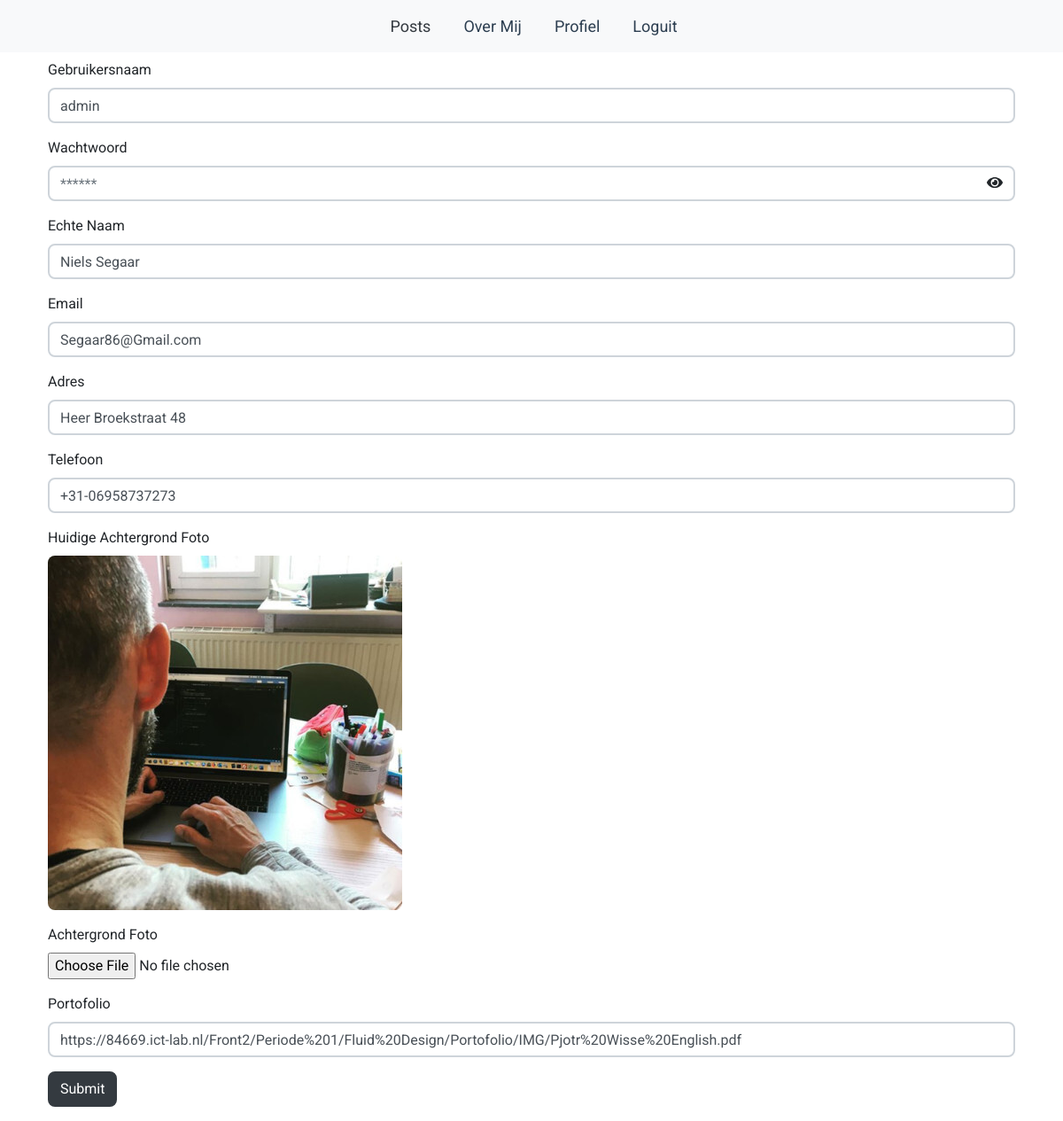
/admin/profile.php, run on the app's committed database.
### tables this page shows
CREATE TABLE `users` (
  `id` int(2) NOT NULL,
  `username` varchar(32) NOT NULL,
  `password` varchar(64) NOT NULL,
  `profile` text NOT NULL,
  `openname` text NOT NULL,
  `adres` text NOT NULL,
  `phone` text NOT NULL,
  `email` text NOT NULL,
  `porto` text NOT NULL
);

### admin/profile.php (the view, shortened to what this page needs)
<?php
require("../php/database.php");
if($stmt = $conn->prepare("SELECT `username`, `openname`, `profile`, `email`, `adres`, `phone`, `porto` FROM `users` WHERE id = 1")) {
    $stmt->execute();
    $stmt->store_result();
    if ($stmt->num_rows > 0) {
        $stmt->bind_result($uname, $open, $prof, $email, $adres, $phone, $porto);
    }
}
?>
<!doctype html>
<html lang="en">
<head>
    <?php require("style.php"); ?>
</head>
<body>
<?php require("navbar.php"); ?>
<div class="container mt-2">
        <form method="POST" action="../php/changeprofile.php">
        <div class="form-group">
                <label for="username">Gebruikersnaam</label>
                <input type="text" class="form-control rounded" name="username" id="username" value="<?php echo $uname; ?>" required>
            </div>
            <div class="form-group">
                    <label>Wachtwoord</label>
                    <input name="password" id="password" lenght="32" class="form-control rounded" placeholder="******" type="password" required value="<?php echo $_SESSION['wachtwoord']?>">
                    <button id="showitbtn" class="btn" type="button"><i id="eyes" class="fas fa-eye"></i>
                    </button>
                </div>
            <div class="form-group">
                <label for="openname">Echte Naam</label>
                <input type="text" class="form-control rounded" name="openname" id="openname" value="<?php echo $open; ?>" required>
            </div>
            <div class="form-group">
                <label for="email">Email</label>
                <input type="email" class="form-control rounded" name="email" id="email" value="<?php echo $email; ?>" required>
            </div>
            <div class="form-group">
                <label for="adres">Adres</label>
                <input type="text" class="form-control rounded" name="adres" id="adres" value="<?php echo $adres; ?>" required>
            </div>
            <div class="form-group">
                <label for="phone">Telefoon</label>
                <input type="text" class="form-control rounded" name="phone" id="phone" value="<?php echo $phone; ?>" required>
            </div>
            <div class="form-group">
                <label for="foto">Huidige Achtergrond Foto</label><br>
                <input hidden="1" readonly="1" class="form-control rounded" name="Huidige_Afbeelding" value="<?php echo $prof;?>"><img class="img-fluid rounded" src="../<?php echo $prof ;?>">
            </div>
            <div class="form-group">
                <label for="foto">Achtergrond Foto</label>
                <input name="image" class="form-control-file" type="file">
            </div>
            <div class="form-group">
                <label for="port">Portofolio</label>
                <input type="text" class="form-control rounded" name="port" id="port" value="<?php echo $porto; ?>" required>
            </div>
            <div class="form-group">
                <input type="submit" name="submit" class="btn btn-dark">
            </div>
        </form>
    </div>
</body>
</html>

### css/custom.css (style rules this page uses)
* { font-family: 'Roboto', sans-serif; }

### admin/profile.php (style rules this page uses)
#showitbtn { float: right; margin-top: -40px; }

### data on the page
users: username "admin", openname "Niels Segaar", email "Segaar86@Gmail.com", adres "Heer Broekstraat 48", phone "+31-06958737273", profile (picture), port "https://84669.ict-lab.nl/Front2/Periode%201/Fluid%20Design/Portofolio/IMG/Pjotr%20Wisse%20English.pdf"
